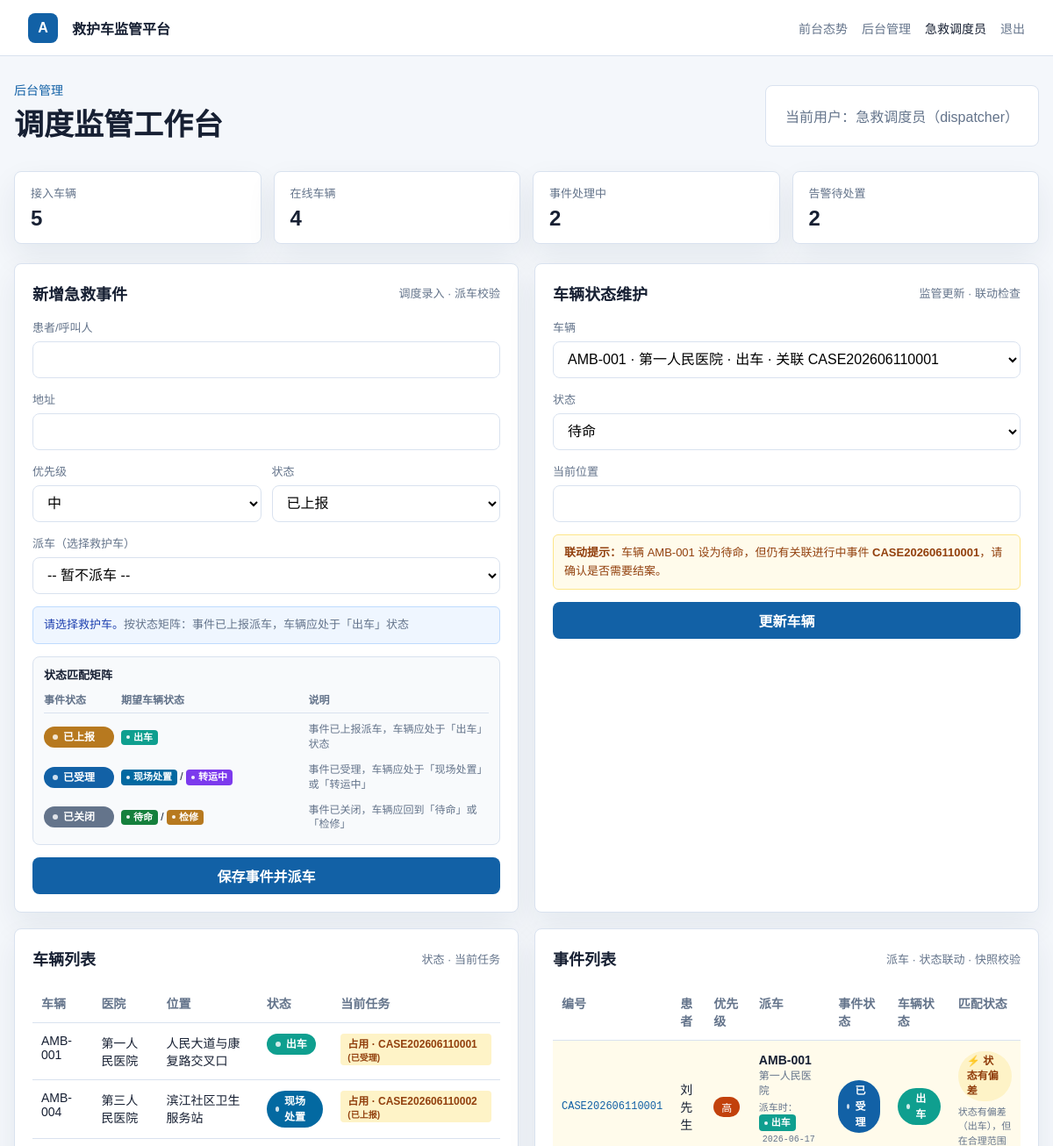
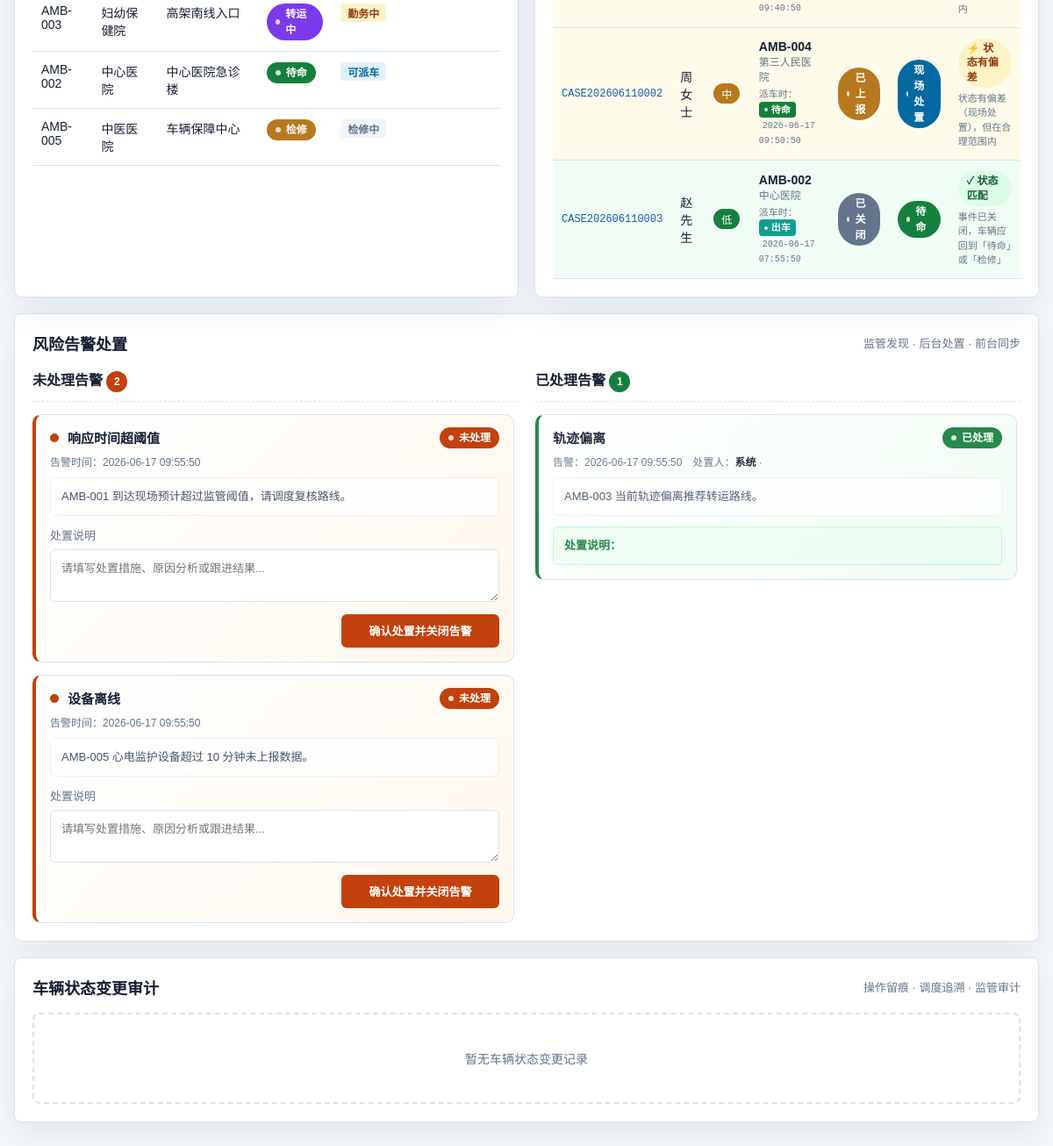
/admin (signed in), run on the app's committed database (2 pictures, top to bottom).
### tables this page shows
CREATE TABLE IF NOT EXISTS ambulances (
    id INT AUTO_INCREMENT PRIMARY KEY,
    code VARCHAR(30) NOT NULL UNIQUE,
    plate_no VARCHAR(30) NOT NULL,
    hospital VARCHAR(120) NOT NULL,
    driver_name VARCHAR(50) NOT NULL,
    status VARCHAR(30) NOT NULL,
    location VARCHAR(160) NOT NULL,
    updated_at TIMESTAMP DEFAULT CURRENT_TIMESTAMP ON UPDATE CURRENT_TIMESTAMP
);

CREATE TABLE IF NOT EXISTS emergency_cases (
    id INT AUTO_INCREMENT PRIMARY KEY,
    case_no VARCHAR(40) NOT NULL UNIQUE,
    patient_name VARCHAR(80) NOT NULL,
    priority VARCHAR(20) NOT NULL,
    address VARCHAR(180) NOT NULL,
    status VARCHAR(30) NOT NULL,
    assigned_ambulance VARCHAR(30) NULL,
    dispatch_vehicle_status VARCHAR(30) NULL,
    dispatched_at TIMESTAMP NULL DEFAULT NULL,
    created_at TIMESTAMP DEFAULT CURRENT_TIMESTAMP
);

CREATE TABLE IF NOT EXISTS alerts (
    id INT AUTO_INCREMENT PRIMARY KEY,
    title VARCHAR(120) NOT NULL,
    description VARCHAR(255) NOT NULL,
    status VARCHAR(20) NOT NULL DEFAULT 'open',
    handling_notes TEXT NULL,
    handled_by INT NULL,
    handled_at TIMESTAMP NULL DEFAULT NULL,
    created_at TIMESTAMP DEFAULT CURRENT_TIMESTAMP,
    FOREIGN KEY (handled_by) REFERENCES users(id) ON DELETE SET NULL
);

### templates/admin.php (the view, shortened to what the rows shown need)
<section class="admin-head">
    <div>
        <h1>调度监管工作台</h1>
    </div>
</section>
<section class="grid two">
    <div class="panel">
        <div class="panel-head">
            <h2>新增急救事件</h2>
        </div>
    </div>
    <div class="panel">
        <div class="panel-head">
            <h2>车辆状态维护</h2>
        </div>
    </div>
</section>
<section class="grid two">
    <div class="panel">
        <div class="panel-head">
            <h2>车辆列表</h2>
        </div>
        <table>
            <thead>
                <tr>
                    <th>车辆</th>
                    <th>医院</th>
                    <th>位置</th>
                    <th>状态</th>
                    <th>当前任务</th>
                </tr>
            </thead>
            <tbody>
            <?php foreach ($ambulances as $ambulance): ?>
                <tr>
                    <td><?= h($ambulance['code']) ?></td>
                    <td><?= h($ambulance['hospital']) ?></td>
                    <td><?= h($ambulance['location']) ?></td>
                    <td>
                        <span class="status-tag <?= statusClass($ambulance['status']) ?>">
                            <?= statusText($ambulance['status']) ?>
                        </span>
                    </td>
                    <td>
                        <?php if (!empty($ambulance['active_case_no'])): ?>
                            <span class="dispatch-tag busy">
                                占用 · <?= h($ambulance['active_case_no']) ?>
                                <small>(<?= statusText($ambulance['active_case_status']) ?>)</small>
                            </span>
                        <?php elseif ($ambulance['status'] === 'standby'): ?>
                            <span class="dispatch-tag">可派车</span>
                        <?php elseif ($ambulance['status'] === 'maintenance'): ?>
                            <span class="dispatch-tag none">检修中</span>
                        <?php else: ?>
                            <span class="dispatch-tag busy">勤务中</span>
                        <?php endif; ?>
                    </td>
                </tr>
            <?php endforeach; ?>
            </tbody>
        </table>
    </div>
    <div class="panel">
        <div class="panel-head">
            <h2>事件列表</h2>
        </div>
        <table class="case-table">
            <thead>
                <tr>
                    <th>编号</th>
                    <th>患者</th>
                    <th>优先级</th>
                    <th>派车</th>
                    <th>事件状态</th>
                    <th>车辆状态</th>
                    <th>匹配状态</th>
                </tr>
            </thead>
            <tbody>
            <?php foreach ($cases as $case): ?>
                <?php
                    $hasAmbulance = !empty($case['assigned_ambulance']);
                    $match = checkCaseVehicleStatusMatch(
                        $case['status'],
                        $case['ambulance_status'] ?? null,
                        $hasAmbulance
                    );
                ?>
                <tr class="case-row-<?= $match['level'] ?>">
                    <td class="case-link"><?= h($case['case_no']) ?></td>
                    <td><?= h($case['patient_name']) ?></td>
                    <td><span class="badge priority-<?= h($case['priority']) ?>"><?= priorityText($case['priority']) ?></span></td>
                    <td>
                        <?php if ($hasAmbulance): ?>
                            <div>
                                <strong><?= h($case['assigned_ambulance']) ?></strong>
                                <?php if (!empty($case['ambulance_hospital'])): ?>
                                    <div style="font-size:12px;color:var(--muted)"><?= h($case['ambulance_hospital']) ?></div>
                                <?php endif; ?>
                                <?php if (!empty($case['dispatch_vehicle_status'])): ?>
                                    <div class="snapshot-info">
                                        派车时：<span class="status-tag-small status-<?= h($case['dispatch_vehicle_status']) ?>"><?= statusText($case['dispatch_vehicle_status']) ?></span>
                                        <?php if (!empty($case['dispatched_at'])): ?>
                                            <span class="snapshot-time"><?= h($case['dispatched_at']) ?></span>
                                        <?php endif; ?>
                                    </div>
                                <?php endif; ?>
                            </div>
                        <?php else: ?>
                            <span class="dispatch-tag none">待派车</span>
                        <?php endif; ?>
                    </td>
                    <td>
                        <span class="status-tag <?= statusClass($case['status']) ?>">
                            <?= statusText($case['status']) ?>
                        </span>
                    </td>
                    <td>
                        <?php if ($hasAmbulance && !empty($case['ambulance_status'])): ?>
                            <span class="status-tag <?= statusClass($case['ambulance_status']) ?>">
                                <?= statusText($case['ambulance_status']) ?>
                            </span>
                        <?php elseif ($hasAmbulance): ?>
                            <span style="color:var(--muted);font-size:12px">车辆已移除</span>
                        <?php else: ?>
                            <span style="color:var(--muted);font-size:13px">—</span>
                        <?php endif; ?>
                    </td>
                    <td>
                        <?php if ($match['level'] === 'match'): ?>
                            <span class="match-badge match">✓ <?= matchLevelText($match['level']) ?></span>
                        <?php elseif ($match['level'] === 'warn'): ?>
                            <span class="match-badge warn">⚡ <?= matchLevelText($match['level']) ?></span>
                        <?php elseif ($match['level'] === 'error'): ?>
                            <span class="match-badge error">⚠ <?= matchLevelText($match['level']) ?></span>
                        <?php else: ?>
                            <span class="match-badge none">— <?= matchLevelText($match['level']) ?></span>
                        <?php endif; ?>
                        <?php if ($match['level'] !== 'none' && $match['level'] !== 'match'): ?>
                            <div class="match-reason"><?= h($match['reason']) ?></div>
                        <?php endif; ?>
                        <?php if ($match['level'] === 'match'): ?>
                            <div class="match-reason muted"><?= h($match['expected']) ?></div>
                        <?php endif; ?>
                    </td>
                </tr>
            <?php endforeach; ?>
            </tbody>
        </table>
    </div>
</section>
<section class="panel alerts-panel">
    <div class="panel-head">
        <h2>风险告警处置</h2>
    </div>
    <div class="alerts-section">
        <div class="alerts-open-section">
            <?php if (empty($open_alerts)): ?>
                <div class="alerts-empty">
                    <span class="empty-icon">✓</span>
                    <p>当前暂无未处理告警，系统运行正常</p>
                </div>
            <?php else: ?>
                <div class="alerts-open-list">
                    <?php foreach ($open_alerts as $alert): ?>
                        <article class="alert-card alert-open">
                            <div class="alert-card-head">
                                <div class="alert-title-row">
                                    <span class="alert-priority-dot"></span>
                                    <h4><?= h($alert['title']) ?></h4>
                                    <span class="status-tag status-open">未处理</span>
                                </div>
                                <div class="alert-meta">
                                    <span class="alert-time">告警时间：<?= h($alert['created_at']) ?></span>
                                </div>
                            </div>
                            <div class="alert-card-body">
                                <p class="alert-description"><?= h($alert['description']) ?></p>
                                <form class="alert-handle-form" method="post" action="/admin/alerts/handle">
                                    <label>
                                        <span>处置说明</span>
                                        <textarea name="handling_notes" rows="2" placeholder="请填写处置措施、原因分析或跟进结果..." required></textarea>
                                    </label>
                                    <div class="alert-form-actions">
                                        <button type="submit" class="btn-handle">确认处置并关闭告警</button>
                                    </div>
                                </form>
                            </div>
                        </article>
                    <?php endforeach; ?>
                </div>
            <?php endif; ?>
        </div>
        <div class="alerts-resolved-section">
            <?php if (empty($resolved_alerts)): ?>
                <div class="alerts-empty muted">
                    <p>暂无已处理记录</p>
                </div>
            <?php else: ?>
                <div class="alerts-resolved-list">
                    <?php foreach ($resolved_alerts as $alert): ?>
                        <article class="alert-card alert-resolved">
                            <div class="alert-card-head">
                                <div class="alert-title-row">
                                    <h4><?= h($alert['title']) ?></h4>
                                    <span class="status-tag status-resolved">已处理</span>
                                </div>
                                <div class="alert-meta">
                                    <span class="alert-time">告警：<?= h($alert['created_at']) ?></span>
                                    <span class="alert-handle-info">
                                        处置人：<strong><?= h($alert['handler_name'] ?? '系统') ?></strong>
                                        · <?= h($alert['handled_at']) ?>
                                    </span>
                                </div>
                            </div>
                            <div class="alert-card-body">
                                <p class="alert-description"><?= h($alert['description']) ?></p>
                                <div class="alert-handling-notes">
                                    <span class="handling-notes-label">处置说明：</span>
                                </div>
                            </div>
                        </article>
                    <?php endforeach; ?>
                </div>
            <?php endif; ?>
        </div>
    </div>
</section>
<section class="panel audit-panel">
    <div class="panel-head">
        <h2>车辆状态变更审计</h2>
    </div>
</section>
<?php
require __DIR__ . '/layout.php';

### data on the page
ambulances: code "AMB-001", hospital "第一人民医院", location "人民大道与康复路交叉口", status "出车", active_case_no "CASE202606110001", active_case_status "已受理"
ambulances: code "AMB-004", hospital "第三人民医院", location "滨江社区卫生服务站", status "现场处置", active_case_no "CASE202606110002", active_case_status "已上报"
ambulances: code "AMB-003", hospital "妇幼保健院", location "高架南线入口", status "转运中", shows "勤务中"
ambulances: code "AMB-002", hospital "中心医院", location "中心医院急诊楼", status "待命", shows "可派车"
ambulances: code "AMB-005", hospital "中医医院", location "车辆保障中心", status "检修", shows "检修中"
emergency_cases: case_no "CASE202606110001", patient_name "刘先生", priority "高", assigned_ambulance "AMB-001", ambulances.hospital "第一人民医院", dispatch_vehicle_status "出车", dispatched_at "2026-06-17 09:40:50", status "已受理", ambulances.status "出车", level "状态有偏差", reason "状态有偏差（出车），但在合理范围内"
emergency_cases: case_no "CASE202606110002", patient_name "周女士", priority "中", assigned_ambulance "AMB-004", ambulances.hospital "第三人民医院", dispatch_vehicle_status "待命", dispatched_at "2026-06-17 09:50:50", status "已上报", ambulances.status "现场处置", level "状态有偏差", reason "状态有偏差（现场处置），但在合理范围内"
emergency_cases: case_no "CASE202606110003", patient_name "赵先生", priority "低", assigned_ambulance "AMB-002", ambulances.hospital "中心医院", dispatch_vehicle_status "出车", dispatched_at "2026-06-17 07:55:50", status "已关闭", ambulances.status "待命", level "状态匹配", expected "事件已关闭，车辆应回到「待命」或「检修」"
alerts: title "响应时间超阈值", created_at "2026-06-17 09:55:50", description "AMB-001 到达现场预计超过监管阈值，请调度复核路线。"
alerts: title "设备离线", created_at "2026-06-17 09:55:50", description "AMB-005 心电监护设备超过 10 分钟未上报数据。"
alerts: title "轨迹偏离", created_at "2026-06-17 09:55:50", handler_name "系统", description "AMB-003 当前轨迹偏离推荐转运路线。"

### other printed values
$user['name'] "急救调度员"
$user['role'] "dispatcher"
$overview['ambulances_total'] "5"
$overview['ambulances_online'] "4"
$overview['active_cases'] "2"
$overview['alerts'] "2"
$rule['label'] "已上报"
statusText($s) "出车"
$rule['description'] "事件已上报派车，车辆应处于「出车」状态"
$rule['label'] "已受理"
statusText($s) "现场处置"
statusText($s) "转运中"
$rule['description'] "事件已受理，车辆应处于「现场处置」或「转运中」"
$rule['label'] "已关闭"
statusText($s) "待命"
